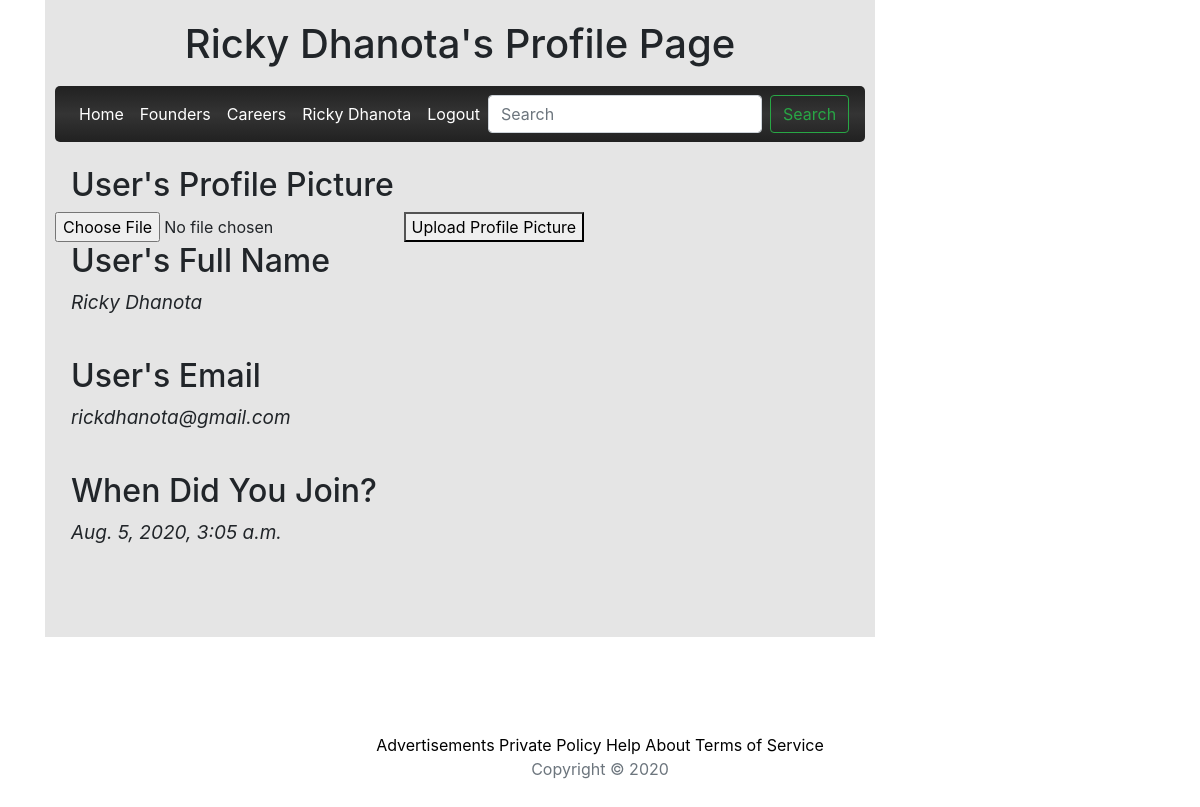
The app's page /userprofile/2 (signed in), older data.
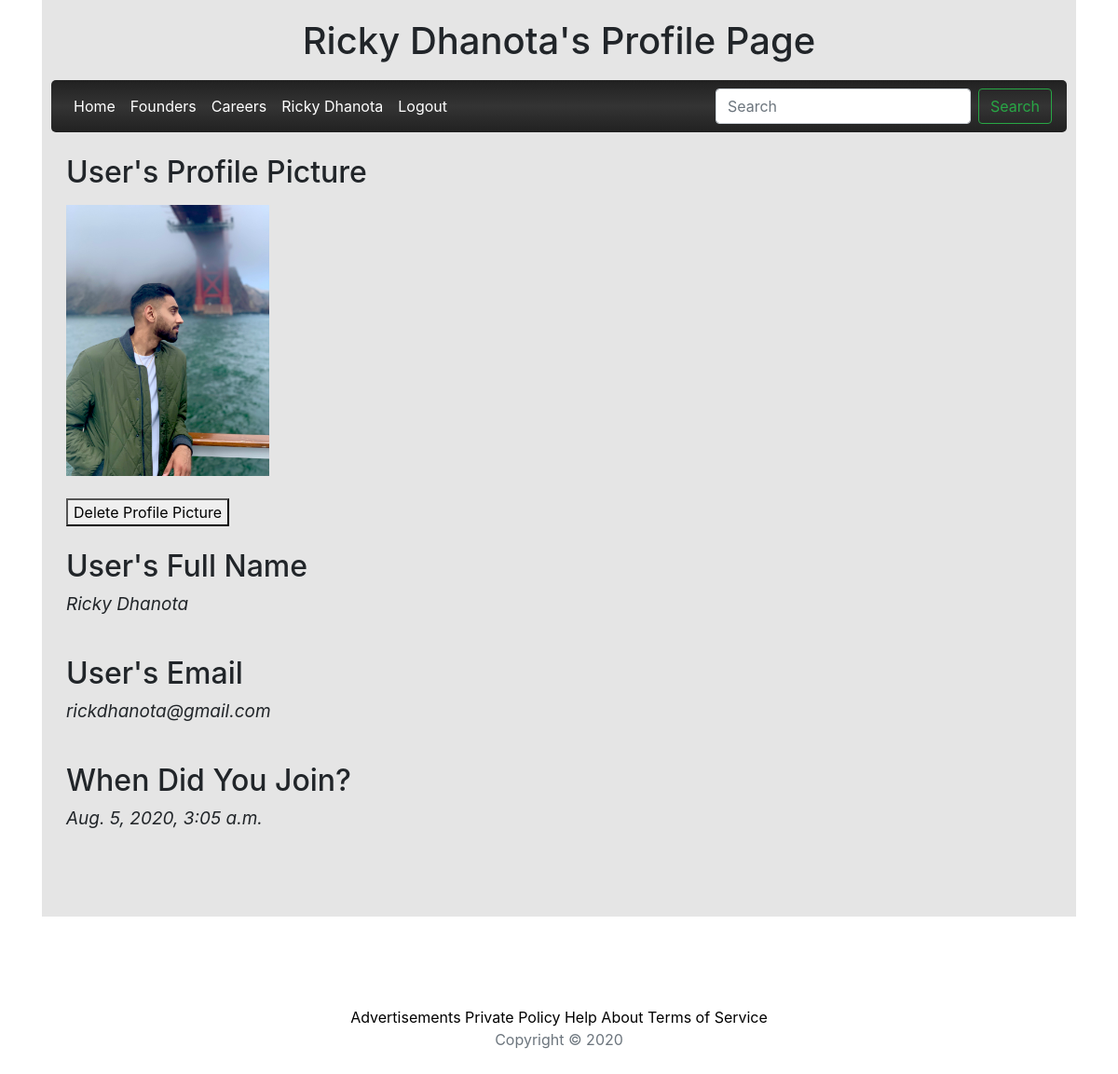
The same page, newer data.
### recipe_app/models.py (models this page shows)
class User(models.Model):
    first_name = models.CharField(max_length=255)
    last_name = models.CharField(max_length=255)
    email = models.EmailField(max_length=255)
    password = models.CharField(max_length=255)
    created_at = models.DateTimeField(auto_now_add=True)
    updated_at = models.DateTimeField(auto_now=True)
    profilepic = models.CharField(null=True, max_length=255)
    objects = UserManager()

### recipe_app/views.py (the view)
# urls.py: path('userprofile/<int:id>', views.userprofile),
def userprofile(request, id):
    user = User.objects.get(id = request.session['userid'])
    print(user.profilepic)
    context = {
        'user':user,
    }
    return render(request, "userprofile.html", context)

### recipe_app/templates/userprofile.html (shortened to what this page needs)
<!DOCTYPE html>
<html lang="en">
<head>
    {% load static %}
    <link rel="stylesheet" href="{% static 'css/userprofile.css' %}">
    <link rel="stylesheet" href="https://stackpath.bootstrapcdn.com/bootstrap/4.5.0/css/bootstrap.min.css">
</head>
<body class="container">
  <div id="background" class="d-inline-block">
    <h1 class="text-center">{{user.first_name}} {{user.last_name}}'s Profile Page</h1>
    <nav id="navbar" class="navbar navbar-expand-lg navbar-dark bg-dark mb-4 ">
        <div class="collapse navbar-collapse" id="navbarSupportedContent">
          <ul class="navbar-nav mr-auto">
            <li class="nav-item active">
                <a class="nav-link text-white" href="/cookbook">Home</a>
            </li>
            <li class="nav-item active">
                <a class="nav-link text-white" href="/founders">Founders</a>
            </li>
            <li class="nav-item active">
                <a class="nav-link text-white" href="#">Careers</a>
            </li>
            <li class="nav-item active">
                <a class="nav-link text-white" href="userprofile/{{user.id}}">{{user.first_name}} {{user.last_name}}</a>
            </li>
            <li class="nav-item active">
                <a class="nav-link text-white" href="/logout">Logout</a>
            </li>
          </ul>
          <form action="search" class="form-inline my-2 my-lg-0">
            <input class="form-control mr-sm-2" type="search" placeholder="Search" aria-label="Search">
            <button class="btn btn-outline-success my-2 my-sm-0" type="submit">Search</button>
          </form>
        </div>
      </nav>
    <h2 class="ml-3">User's Profile Picture</h2>
      {% if user.profilepic %}
        <img src="{{user.profilepic}}" alt="profile picture" class="ml-3 mt-2 d-inline-block"><br><br>
        <a href="/deletepicture" class="ml-3 d-inline-block"> <button>Delete Profile Picture</button> </a><br><br>
      {% else %}
    <form action="/adding_profile_pic/{{user.id}}" method="POST" enctype="multipart/form-data">
        <input type="file" name="picture" class="d-inline-block">
        <button type="submit" class="d-inline-block">Upload Profile Picture</button><br>
    </form>
    {% endif %}
    <div id="textbody" class="ml-3">
      <h2 class="titleinfo mb-2">User's Full Name</h2>
      <p class="userinfo">{{user.first_name}} {{user.last_name}}</p><br>
      <h2 class="titleinfo">User's Email</h2>
      <p class="userinfo">{{user.email}}</p><br>
      <h2 class="titleinfo">When Did You Join?</h2>
      <p class="userinfo">{{user.created_at}}</p><br>
    </div>
  </div>
  <div class="col-12">
    <footer class="my-5 pt-5 light text-muted text-center text-center">
        <a class="text-black" href="#">Advertisements</a>  <a href="privacypolicy">Private Policy</a> <a href="#">Help</a> <a href="#">About</a> <a href="terms">Terms of Service</a>
        <br>
        Copyright &copy;  2020
    </footer>
</div>
</body>
</html>

Row changes from the older to the newer data that the page shows:
changed User "Ricky": profilepic: picture added
Text that changed along with them:
text no longer shown: "Upload Profile Picture"
text now shown: "Delete Profile Picture"
